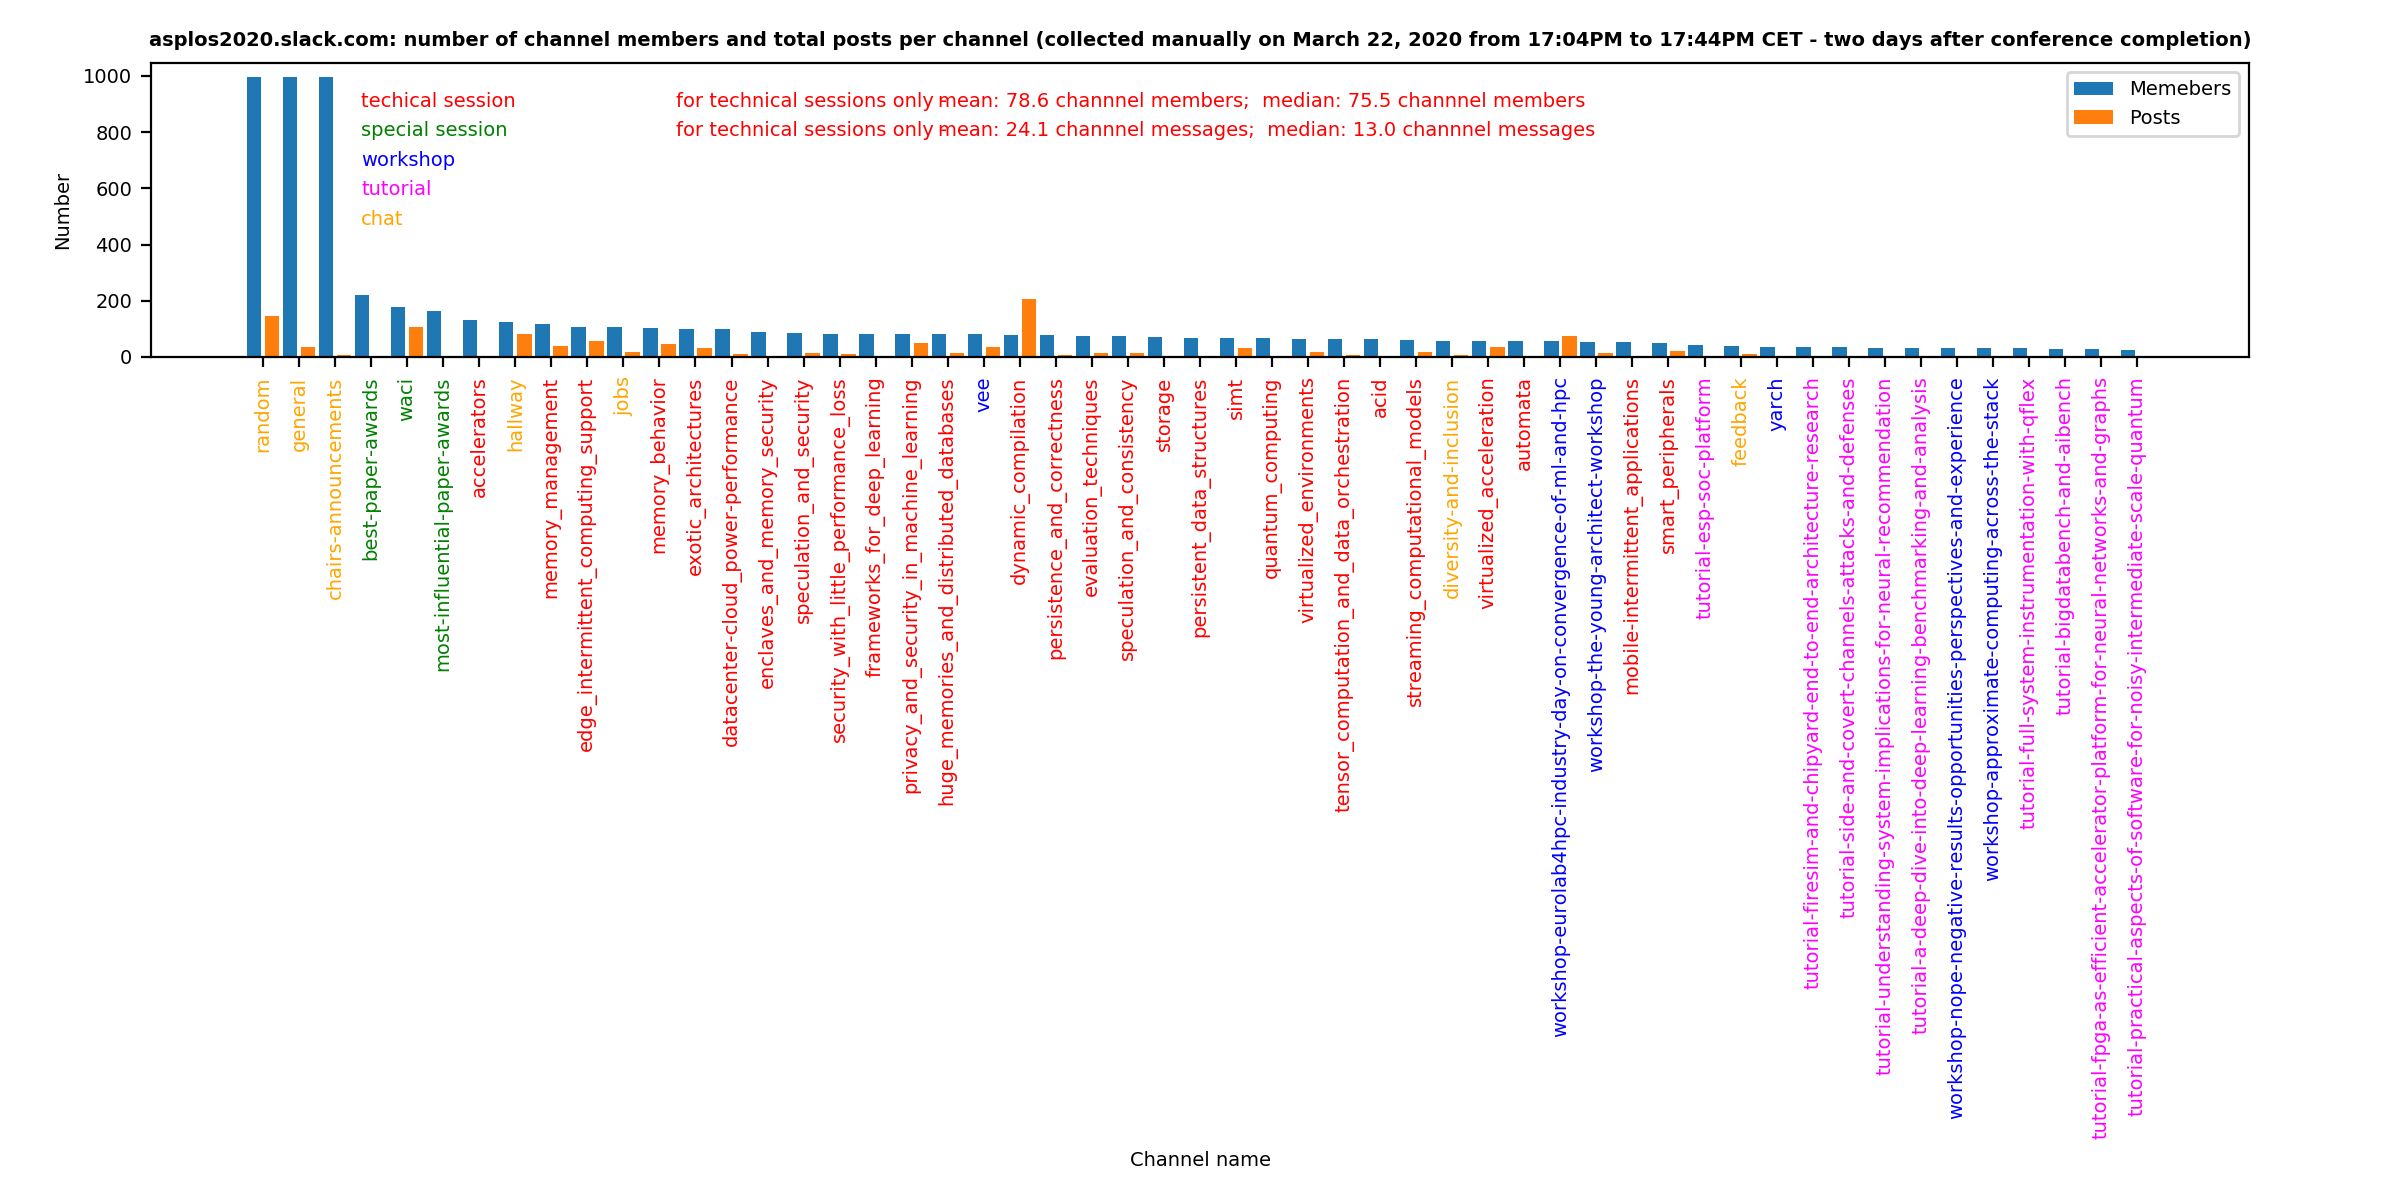

Here is the Python script that generated this plot:
# MIT License
#
# Copyright (c) 2020 Przemysław Pawełczak.
#
# Permission is hereby granted, free of charge, to any person obtaining a copy
# of this software and associated documentation files (the "Software"), to deal
# in the Software without restriction, including without limitation the rights
# to use, copy, modify, merge, publish, distribute, sublicense, and/or sell
# copies of the Software, and to permit persons to whom the Software is
# furnished to do so, subject to the following conditions:
#
# The above copyright notice and this permission notice shall be included in all
# copies or substantial portions of the Software.
#
# THE SOFTWARE IS PROVIDED "AS IS", WITHOUT WARRANTY OF ANY KIND, EXPRESS OR
# IMPLIED, INCLUDING BUT NOT LIMITED TO THE WARRANTIES OF MERCHANTABILITY,
# FITNESS FOR A PARTICULAR PURPOSE AND NONINFRINGEMENT. IN NO EVENT SHALL THE
# AUTHORS OR COPYRIGHT HOLDERS BE LIABLE FOR ANY CLAIM, DAMAGES OR OTHER
# LIABILITY, WHETHER IN AN ACTION OF CONTRACT, TORT OR OTHERWISE, ARISING FROM,
# OUT OF OR IN CONNECTION WITH THE SOFTWARE OR THE USE OR OTHER DEALINGS IN THE
# SOFTWARE.

import matplotlib.pyplot as plt
import numpy as np

# Data collected manually on March 22, 2020 between X and Y (two days after official end of a conference)
# by inspecting asplos2020.slack.com manually

channel_type = [
    'special_session', # 'best-paper-awards', # https://app.slack.com/client/TUCSNGTB4/CUFN31465/details/info
    'special_session', # 'waci', # https://app.slack.com/client/TUCSNGTB4/CUEBJBRUK/details/info
    'special_session', # 'most-influential-paper-awards', # https://app.slack.com/client/TUCSNGTB4/CUD1WR8CA/details/info
    'techical_session', # 'accelerators', # https://app.slack.com/client/TUCSNGTB4/CUP4PUSM8/details/info
    'techical_session', # 'memory_management', # https://app.slack.com/client/TUCSNGTB4/CURR70B89/details/info
    'chat', # 'jobs', # https://app.slack.com/client/TUCSNGTB4/CV83Z4EKC/details/info
    'techical_session', # 'memory_behavior', # https://app.slack.com/client/TUCSNGTB4/CUQE179NX/details/info
    'techical_session', # 'datacenter-cloud_power-performance', # https://app.slack.com/client/TUCSNGTB4/CV1TS3LRW/details/info
    'techical_session', # 'exotic_architectures', # https://app.slack.com/client/TUCSNGTB4/CUQE0HWKD/details/info
    'techical_session', # 'enclaves_and_memory_security', # https://app.slack.com/client/TUCSNGTB4/CV44LL29L/details/info
    'techical_session', # 'speculation_and_security', # https://app.slack.com/client/TUCSNGTB4/CURR56TTK/details/info
    'techical_session', # 'frameworks_for_deep_learning', # https://app.slack.com/client/TUCSNGTB4/CV3PR5C9M/details/info
    'techical_session', # 'security_with_little_performance_loss', # https://app.slack.com/client/TUCSNGTB4/CV1TVCKNC/details/info
    'techical_session', # 'huge_memories_and_distributed_databases', # https://app.slack.com/client/TUCSNGTB4/CV1TR1L4Q/details/info
    'techical_session', # 'privacy_and_security_in_machine_learning', # https://app.slack.com/client/TUCSNGTB4/C0101R453E3/details/info
    'workshop', # 'vee', # https://app.slack.com/client/TUCSNGTB4/CUWERP5TN/details/info
    'techical_session', # 'dynamic_compilation', # https://app.slack.com/client/TUCSNGTB4/CUQDZ91L3/details/info
    'techical_session', # 'persistence_and_correctness', # https://app.slack.com/client/TUCSNGTB4/CUP4PNMPU/details/info
    'techical_session', # 'evaluation_techniques', # https://app.slack.com/client/TUCSNGTB4/CV1UC2ZJR/details/info
    'techical_session', # 'speculation_and_consistency', # https://app.slack.com/client/TUCSNGTB4/CV1ECGC3E/details/info
    'techical_session', # 'storage', # https://app.slack.com/client/TUCSNGTB4/CV1UDEGLD/details/info
    'techical_session', # 'persistent_data_structures', # https://app.slack.com/client/TUCSNGTB4/CV1UCEM6H/details/info
    'techical_session', # 'simt', # https://app.slack.com/client/TUCSNGTB4/CV44N25HU/details/info
    'techical_session', # 'virtualized_environments', # https://app.slack.com/client/TUCSNGTB4/CUP4MB50A/details/info
    'techical_session', # 'acid', # https://app.slack.com/client/TUCSNGTB4/CV1U9K0JH/details/info
    'techical_session', # 'tensor_computation_and_data_orchestration', # https://app.slack.com/client/TUCSNGTB4/CV1EEV8Q4/details/info
    'techical_session', # 'streaming_computational_models', # https://app.slack.com/client/TUCSNGTB4/CV1EDV24C/details/info
    'chat', # 'diversity-and-inclusion', # https://app.slack.com/client/TUCSNGTB4/C0108JB3G5D/details/info
    'techical_session', # 'virtualized_acceleration', # https://app.slack.com/client/TUCSNGTB4/CUQE25Y91/details/info
    'techical_session', # 'automata', # https://app.slack.com/client/TUCSNGTB4/CV1TQPRFS/details/info
    'workshop', # 'workshop-eurolab4hpc-industry-day-on-convergence-of-ml-and-hpc', # https://app.slack.com/client/TUCSNGTB4/CV8BPQ7GU/details/info
    'workshop', # 'workshop-the-young-architect-workshop', # https://app.slack.com/client/TUCSNGTB4/CV8R4CCC8/details/info
    'techical_session', # 'smart_peripherals', # https://app.slack.com/client/TUCSNGTB4/CUP4K0EHG/details/info
    'tutorial', # 'tutorial-esp-soc-platform', # https://app.slack.com/client/TUCSNGTB4/CUXBE3HJP/details/info
    'chat', # 'feedback', # https://app.slack.com/client/TUCSNGTB4/C0106MZTW7N/details/info
    'workshop', # 'yarch', # https://app.slack.com/client/TUCSNGTB4/C010BUKN2HJ/details/info
    'tutorial', # 'tutorial-firesim-and-chipyard-end-to-end-architecture-research', # https://app.slack.com/client/TUCSNGTB4/CUXB2L51R/details/info
    'tutorial', # 'tutorial-side-and-covert-channels-attacks-and-defenses', # https://app.slack.com/client/TUCSNGTB4/CV8BUJBC4/details/info
    'tutorial', # 'tutorial-a-deep-dive-into-deep-learning-benchmarking-and-analysis', # https://app.slack.com/client/TUCSNGTB4/CUXBFE42F/details/info
    'tutorial', # 'tutorial-understanding-system-implications-for-neural-recommendation', # https://app.slack.com/client/TUCSNGTB4/CUW1GDW1Y/details/info
    'workshop', # 'workshop-nope-negative-results-opportunities-perspectives-and-experience', # https://app.slack.com/client/TUCSNGTB4/CVALQ4X47/details/info
    'tutorial', # 'tutorial-full-system-instrumentation-with-qflex', # https://app.slack.com/client/TUCSNGTB4/CVALVGRKR/details/info
    'workshop', # 'workshop-approximate-computing-across-the-stack', # https://app.slack.com/client/TUCSNGTB4/CV8RRJQ69/details/info
    'tutorial', # 'tutorial-bigdatabench-and-aibench', # https://app.slack.com/client/TUCSNGTB4/CVB1YBR8W/details/info
    'tutorial', # 'tutorial-fpga-as-efficient-accelerator-platform-for-neural-networks-and-graphs', # https://app.slack.com/client/TUCSNGTB4/CUXB7QALT/details/info
    'chat', # 'chairs-announcements', # https://app.slack.com/client/TUCSNGTB4/CURLZE0MB/details/info
    'chat', # 'general', # https://app.slack.com/client/TUCSNGTB4/CUCSNHHU2/details/info
    'chat', # 'random', # https://app.slack.com/client/TUCSNGTB4/CUTGDGHCP/details/info
    'chat', # 'hallway', # https://app.slack.com/client/TUCSNGTB4/CV7S51PA6/details/info
    'techical_session', # 'edge_intermittent_computing_support', # https://app.slack.com/client/TUCSNGTB4/CUP4JNSAE/details/info
    'techical_session', # 'quantum_computing', # https://app.slack.com/client/TUCSNGTB4/CV1TUB69W/details/info
    'techical_session', # 'mobile-intermittent_applications', # https://app.slack.com/client/TUCSNGTB4/CV44LCMEJ/details/info
    'tutorial', # 'tutorial-practical-aspects-of-software-for-noisy-intermediate-scale-quantum' # https://app.slack.com/client/TUCSNGTB4/CV8BN9ECU/details/info
]

channel_names = [
    'best-paper-awards', # https://app.slack.com/client/TUCSNGTB4/CUFN31465/details/info
    'waci', # https://app.slack.com/client/TUCSNGTB4/CUEBJBRUK/details/info
    'most-influential-paper-awards', # https://app.slack.com/client/TUCSNGTB4/CUD1WR8CA/details/info
    'accelerators', # https://app.slack.com/client/TUCSNGTB4/CUP4PUSM8/details/info
    'memory_management', # https://app.slack.com/client/TUCSNGTB4/CURR70B89/details/info
    'jobs', # https://app.slack.com/client/TUCSNGTB4/CV83Z4EKC/details/info
    'memory_behavior', # https://app.slack.com/client/TUCSNGTB4/CUQE179NX/details/info
    'datacenter-cloud_power-performance', # https://app.slack.com/client/TUCSNGTB4/CV1TS3LRW/details/info
    'exotic_architectures', # https://app.slack.com/client/TUCSNGTB4/CUQE0HWKD/details/info
    'enclaves_and_memory_security', # https://app.slack.com/client/TUCSNGTB4/CV44LL29L/details/info
    'speculation_and_security', # https://app.slack.com/client/TUCSNGTB4/CURR56TTK/details/info
    'frameworks_for_deep_learning', # https://app.slack.com/client/TUCSNGTB4/CV3PR5C9M/details/info
    'security_with_little_performance_loss', # https://app.slack.com/client/TUCSNGTB4/CV1TVCKNC/details/info
    'huge_memories_and_distributed_databases', # https://app.slack.com/client/TUCSNGTB4/CV1TR1L4Q/details/info
    'privacy_and_security_in_machine_learning', # https://app.slack.com/client/TUCSNGTB4/C0101R453E3/details/info
    'vee', # https://app.slack.com/client/TUCSNGTB4/CUWERP5TN/details/info
    'dynamic_compilation', # https://app.slack.com/client/TUCSNGTB4/CUQDZ91L3/details/info
    'persistence_and_correctness', # https://app.slack.com/client/TUCSNGTB4/CUP4PNMPU/details/info
    'evaluation_techniques', # https://app.slack.com/client/TUCSNGTB4/CV1UC2ZJR/details/info
    'speculation_and_consistency', # https://app.slack.com/client/TUCSNGTB4/CV1ECGC3E/details/info
    'storage', # https://app.slack.com/client/TUCSNGTB4/CV1UDEGLD/details/info
    'persistent_data_structures', # https://app.slack.com/client/TUCSNGTB4/CV1UCEM6H/details/info
    'simt', # https://app.slack.com/client/TUCSNGTB4/CV44N25HU/details/info
    'virtualized_environments', # https://app.slack.com/client/TUCSNGTB4/CUP4MB50A/details/info
    'acid', # https://app.slack.com/client/TUCSNGTB4/CV1U9K0JH/details/info
    'tensor_computation_and_data_orchestration', # https://app.slack.com/client/TUCSNGTB4/CV1EEV8Q4/details/info
    'streaming_computational_models', # https://app.slack.com/client/TUCSNGTB4/CV1EDV24C/details/info
    'diversity-and-inclusion', # https://app.slack.com/client/TUCSNGTB4/C0108JB3G5D/details/info
    'virtualized_acceleration', # https://app.slack.com/client/TUCSNGTB4/CUQE25Y91/details/info
    'automata', # https://app.slack.com/client/TUCSNGTB4/CV1TQPRFS/details/info
    'workshop-eurolab4hpc-industry-day-on-convergence-of-ml-and-hpc', # https://app.slack.com/client/TUCSNGTB4/CV8BPQ7GU/details/info
    'workshop-the-young-architect-workshop', # https://app.slack.com/client/TUCSNGTB4/CV8R4CCC8/details/info
    'smart_peripherals', # https://app.slack.com/client/TUCSNGTB4/CUP4K0EHG/details/info
    'tutorial-esp-soc-platform', # https://app.slack.com/client/TUCSNGTB4/CUXBE3HJP/details/info
    'feedback', # https://app.slack.com/client/TUCSNGTB4/C0106MZTW7N/details/info
    'yarch', # https://app.slack.com/client/TUCSNGTB4/C010BUKN2HJ/details/info
    'tutorial-firesim-and-chipyard-end-to-end-architecture-research', # https://app.slack.com/client/TUCSNGTB4/CUXB2L51R/details/info
    'tutorial-side-and-covert-channels-attacks-and-defenses', # https://app.slack.com/client/TUCSNGTB4/CV8BUJBC4/details/info
    'tutorial-a-deep-dive-into-deep-learning-benchmarking-and-analysis', # https://app.slack.com/client/TUCSNGTB4/CUXBFE42F/details/info
    'tutorial-understanding-system-implications-for-neural-recommendation', # https://app.slack.com/client/TUCSNGTB4/CUW1GDW1Y/details/info
    'workshop-nope-negative-results-opportunities-perspectives-and-experience', # https://app.slack.com/client/TUCSNGTB4/CVALQ4X47/details/info
    'tutorial-full-system-instrumentation-with-qflex', # https://app.slack.com/client/TUCSNGTB4/CVALVGRKR/details/info
    'workshop-approximate-computing-across-the-stack', # https://app.slack.com/client/TUCSNGTB4/CV8RRJQ69/details/info
    'tutorial-bigdatabench-and-aibench', # https://app.slack.com/client/TUCSNGTB4/CVB1YBR8W/details/info
    'tutorial-fpga-as-efficient-accelerator-platform-for-neural-networks-and-graphs', # https://app.slack.com/client/TUCSNGTB4/CUXB7QALT/details/info
    'chairs-announcements', # https://app.slack.com/client/TUCSNGTB4/CURLZE0MB/details/info
    'general', # https://app.slack.com/client/TUCSNGTB4/CUCSNHHU2/details/info
    'random', # https://app.slack.com/client/TUCSNGTB4/CUTGDGHCP/details/info
    'hallway', # https://app.slack.com/client/TUCSNGTB4/CV7S51PA6/details/info
    'edge_intermittent_computing_support', # https://app.slack.com/client/TUCSNGTB4/CUP4JNSAE/details/info
    'quantum_computing', # https://app.slack.com/client/TUCSNGTB4/CV1TUB69W/details/info
    'mobile-intermittent_applications', # https://app.slack.com/client/TUCSNGTB4/CV44LCMEJ/details/info
    'tutorial-practical-aspects-of-software-for-noisy-intermediate-scale-quantum' # https://app.slack.com/client/TUCSNGTB4/CV8BN9ECU/details/info
]

channel_members = [
    221, # 'best-paper-awards', # https://app.slack.com/client/TUCSNGTB4/CUFN31465/details/info
    178, # 'waci', # https://app.slack.com/client/TUCSNGTB4/CUEBJBRUK/details/info
    162, # 'most-influential-paper-awards', # https://app.slack.com/client/TUCSNGTB4/CUD1WR8CA/details/info
    132, # 'accelerators' # https://app.slack.com/client/TUCSNGTB4/CUP4PUSM8/details/info
    116, # 'memory_management', # https://app.slack.com/client/TUCSNGTB4/CURR70B89/details/info
    105, # 'jobs', # https://app.slack.com/client/TUCSNGTB4/CV83Z4EKC/details/info
    102, # 'memory_behavior', # https://app.slack.com/client/TUCSNGTB4/CUQE179NX/details/info
    98,  # 'datacenter-cloud_power-performance', # https://app.slack.com/client/TUCSNGTB4/CV1TS3LRW/details/info
    98,  # 'exotic_architectures', # https://app.slack.com/client/TUCSNGTB4/CUQE0HWKD/details/info
    87,  # 'enclaves_and_memory_security', # https://app.slack.com/client/TUCSNGTB4/CV44LL29L/details/info
    86,  # 'speculation_and_security', # https://app.slack.com/client/TUCSNGTB4/CURR56TTK/details/info
    83,  # 'frameworks_for_deep_learning', # https://app.slack.com/client/TUCSNGTB4/CV3PR5C9M/details/info
    83,  # 'security_with_little_performance_loss', # https://app.slack.com/client/TUCSNGTB4/CV1TVCKNC/details/info
    82,  # 'huge_memories_and_distributed_databases', # https://app.slack.com/client/TUCSNGTB4/CV1TR1L4Q/details/info
    82,  # 'privacy_and_security_in_machine_learning', # https://app.slack.com/client/TUCSNGTB4/C0101R453E3/details/info
    81,  # 'vee', # https://app.slack.com/client/TUCSNGTB4/CUWERP5TN/details/info
    78,  # 'dynamic_compilation', # https://app.slack.com/client/TUCSNGTB4/CUQDZ91L3/details/info
    77,  # 'persistence_and_correctness', # https://app.slack.com/client/TUCSNGTB4/CUP4PNMPU/details/info
    74,  # 'evaluation_techniques', # https://app.slack.com/client/TUCSNGTB4/CV1UC2ZJR/details/info
    73,  # 'speculation_and_consistency', # https://app.slack.com/client/TUCSNGTB4/CV1ECGC3E/details/info
    72,  # 'storage', # https://app.slack.com/client/TUCSNGTB4/CV1UDEGLD/details/info
    68,  # 'persistent_data_structures', # https://app.slack.com/client/TUCSNGTB4/CV1UCEM6H/details/info
    66,  # 'simt', # https://app.slack.com/client/TUCSNGTB4/CV44N25HU/details/info
    65,  # 'virtualized_environments', # https://app.slack.com/client/TUCSNGTB4/CUP4MB50A/details/info
    65,  # 'acid', # https://app.slack.com/client/TUCSNGTB4/CV1U9K0JH/details/info
    65,  # 'tensor_computation_and_data_orchestration', # https://app.slack.com/client/TUCSNGTB4/CV1EEV8Q4/details/info
    60,  # 'streaming_computational_models', # https://app.slack.com/client/TUCSNGTB4/CV1EDV24C/details/info
    58,  # 'diversity-and-inclusion', # https://app.slack.com/client/TUCSNGTB4/C0108JB3G5D/details/info
    57,  # 'virtualized_acceleration', # https://app.slack.com/client/TUCSNGTB4/CUQE25Y91/details/info
    57,  # 'automata', # https://app.slack.com/client/TUCSNGTB4/CV1TQPRFS/details/info
    55,  # 'workshop-eurolab4hpc-industry-day-on-convergence-of-ml-and-hpc', # https://app.slack.com/client/TUCSNGTB4/CV8BPQ7GU/details/info
    52,  # 'workshop-the-young-architect-workshop', # https://app.slack.com/client/TUCSNGTB4/CV8R4CCC8/details/info
    51,  # 'smart_peripherals', # https://app.slack.com/client/TUCSNGTB4/CUP4K0EHG/details/info
    43,  # 'tutorial-esp-soc-platform', # https://app.slack.com/client/TUCSNGTB4/CUXBE3HJP/details/info
    39,  # 'feedback', # https://app.slack.com/client/TUCSNGTB4/C0106MZTW7N/details/info
    37,  # 'yarch', # https://app.slack.com/client/TUCSNGTB4/C010BUKN2HJ/details/info
    36,  # 'tutorial-firesim-and-chipyard-end-to-end-architecture-research', # https://app.slack.com/client/TUCSNGTB4/CUXB2L51R/details/info
    34,  # 'tutorial-side-and-covert-channels-attacks-and-defenses', # https://app.slack.com/client/TUCSNGTB4/CV8BUJBC4/details/info
    33,  # 'tutorial-a-deep-dive-into-deep-learning-benchmarking-and-analysis', # https://app.slack.com/client/TUCSNGTB4/CUXBFE42F/details/info
    33,  # 'tutorial-understanding-system-implications-for-neural-recommendation', # https://app.slack.com/client/TUCSNGTB4/CUW1GDW1Y/details/info
    32,  # 'workshop-nope-negative-results-opportunities-perspectives-and-experience', # https://app.slack.com/client/TUCSNGTB4/CVALQ4X47/details/info
    31,  # 'tutorial-full-system-instrumentation-with-qflex', # https://app.slack.com/client/TUCSNGTB4/CVALVGRKR/details/info
    31,  # 'workshop-approximate-computing-across-the-stack', # https://app.slack.com/client/TUCSNGTB4/CV8RRJQ69/details/info
    30,  # 'tutorial-bigdatabench-and-aibench', # https://app.slack.com/client/TUCSNGTB4/CVB1YBR8W/details/info
    29,  # 'tutorial-fpga-as-efficient-accelerator-platform-for-neural-networks-and-graphs', # https://app.slack.com/client/TUCSNGTB4/CUXB7QALT/details/info
    997, # 'chairs-announcements', # https://app.slack.com/client/TUCSNGTB4/CURLZE0MB/details/info
    997, # 'general', # https://app.slack.com/client/TUCSNGTB4/CUCSNHHU2/details/info
    997, # 'random', # https://app.slack.com/client/TUCSNGTB4/CUTGDGHCP/details/info
    126, # 'hallway', # https://app.slack.com/client/TUCSNGTB4/CV7S51PA6/details/info
    107, # 'edge_intermittent_computing_support', # https://app.slack.com/client/TUCSNGTB4/CUP4JNSAE/details/info
    66,  # 'quantum_computing', # https://app.slack.com/client/TUCSNGTB4/CV1TUB69W/details/info
    52,  # 'mobile-intermittent_applications', # https://app.slack.com/client/TUCSNGTB4/CV44LCMEJ/details/info
    26   # 'tutorial-practical-aspects-of-software-for-noisy-intermediate-scale-quantum', # https://app.slack.com/client/TUCSNGTB4/CV8BN9ECU/details/info
]

channel_messages = [
    5,  # 'best-paper-awards', # https://app.slack.com/client/TUCSNGTB4/CUFN31465/details/info
    105,  # 'waci', # https://app.slack.com/client/TUCSNGTB4/CUEBJBRUK/details/info
    2,  # 'most-influential-paper-awards', # https://app.slack.com/client/TUCSNGTB4/CUD1WR8CA/details/info
    3,  # 'accelerators' # https://app.slack.com/client/TUCSNGTB4/CUP4PUSM8/details/info
    39, # 'memory_management', # https://app.slack.com/client/TUCSNGTB4/CURR70B89/details/info
    16,  # 'jobs', # https://app.slack.com/client/TUCSNGTB4/CV83Z4EKC/details/info
    47, # 'memory_behavior', # https://app.slack.com/client/TUCSNGTB4/CUQE179NX/details/info
    12,  # 'datacenter-cloud_power-performance', # https://app.slack.com/client/TUCSNGTB4/CV1TS3LRW/details/info
    33,  # 'exotic_architectures', # https://app.slack.com/client/TUCSNGTB4/CUQE0HWKD/details/info
    4,  # 'enclaves_and_memory_security', # https://app.slack.com/client/TUCSNGTB4/CV44LL29L/details/info
    15, # 'speculation_and_security', # https://app.slack.com/client/TUCSNGTB4/CURR56TTK/details/info
    10,  # 'frameworks_for_deep_learning', # https://app.slack.com/client/TUCSNGTB4/CV3PR5C9M/details/info
    5,  # 'security_with_little_performance_loss', # https://app.slack.com/client/TUCSNGTB4/CV1TVCKNC/details/info
    48, # 'huge_memories_and_distributed_databases', # https://app.slack.com/client/TUCSNGTB4/CV1TR1L4Q/details/info
    13, # 'privacy_and_security_in_machine_learning', # https://app.slack.com/client/TUCSNGTB4/C0101R453E3/details/info
    35,  # 'vee', # https://app.slack.com/client/TUCSNGTB4/CUWERP5TN/details/info
    205 , # 'dynamic_compilation', # https://app.slack.com/client/TUCSNGTB4/CUQDZ91L3/details/info
    8,  # 'persistence_and_correctness', # https://app.slack.com/client/TUCSNGTB4/CUP4PNMPU/details/info
    13, # 'evaluation_techniques', # https://app.slack.com/client/TUCSNGTB4/CV1UC2ZJR/details/info
    15,  # 'speculation_and_consistency', # https://app.slack.com/client/TUCSNGTB4/CV1ECGC3E/details/info
    2,  # 'storage', # https://app.slack.com/client/TUCSNGTB4/CV1UDEGLD/details/info
    5,  # 'persistent_data_structures', # https://app.slack.com/client/TUCSNGTB4/CV1UCEM6H/details/info
    5,  # 'simt', # https://app.slack.com/client/TUCSNGTB4/CV44N25HU/details/info
    6,  # 'virtualized_environments', # https://app.slack.com/client/TUCSNGTB4/CUP4MB50A/details/info
    18,  # 'acid', # https://app.slack.com/client/TUCSNGTB4/CV1U9K0JH/details/info
    2,  # 'tensor_computation_and_data_orchestration', # https://app.slack.com/client/TUCSNGTB4/CV1EEV8Q4/details/info
    18,  # 'streaming_computational_models', # https://app.slack.com/client/TUCSNGTB4/CV1EDV24C/details/info
    8,  # 'diversity-and-inclusion', # https://app.slack.com/client/TUCSNGTB4/C0108JB3G5D/details/info
    4,  # 'virtualized_acceleration', # https://app.slack.com/client/TUCSNGTB4/CUQE25Y91/details/info
    36,  # 'automata', # https://app.slack.com/client/TUCSNGTB4/CV1TQPRFS/details/info
    73,  # 'workshop-eurolab4hpc-industry-day-on-convergence-of-ml-and-hpc', # https://app.slack.com/client/TUCSNGTB4/CV8BPQ7GU/details/info
    0,  # 'workshop-the-young-architect-workshop', # https://app.slack.com/client/TUCSNGTB4/CV8R4CCC8/details/info
    21,  # 'smart_peripherals', # https://app.slack.com/client/TUCSNGTB4/CUP4K0EHG/details/info
    5,  # 'tutorial-esp-soc-platform', # https://app.slack.com/client/TUCSNGTB4/CUXBE3HJP/details/info
    10,  # 'feedback', # https://app.slack.com/client/TUCSNGTB4/C0106MZTW7N/details/info
    4,  # 'yarch', # https://app.slack.com/client/TUCSNGTB4/C010BUKN2HJ/details/info
    1,  # 'tutorial-firesim-and-chipyard-end-to-end-architecture-research', # https://app.slack.com/client/TUCSNGTB4/CUXB2L51R/details/info
    1,  # 'tutorial-side-and-covert-channels-attacks-and-defenses', # https://app.slack.com/client/TUCSNGTB4/CV8BUJBC4/details/info
    0,  # 'tutorial-a-deep-dive-into-deep-learning-benchmarking-and-analysis', # https://app.slack.com/client/TUCSNGTB4/CUXBFE42F/details/info
    4,  # 'tutorial-understanding-system-implications-for-neural-recommendation', # https://app.slack.com/client/TUCSNGTB4/CUW1GDW1Y/details/info
    0,  # 'workshop-nope-negative-results-opportunities-perspectives-and-experience', # https://app.slack.com/client/TUCSNGTB4/CVALQ4X47/details/info
    3,  # 'tutorial-full-system-instrumentation-with-qflex', # https://app.slack.com/client/TUCSNGTB4/CVALVGRKR/details/info
    0,  # 'workshop-approximate-computing-across-the-stack', # https://app.slack.com/client/TUCSNGTB4/CV8RRJQ69/details/info
    1,  # 'tutorial-bigdatabench-and-aibench', # https://app.slack.com/client/TUCSNGTB4/CVB1YBR8W/details/info
    0,  # 'tutorial-fpga-as-efficient-accelerator-platform-for-neural-networks-and-graphs', # https://app.slack.com/client/TUCSNGTB4/CUXB7QALT/details/info
    6,  # 'chairs-announcements', # https://app.slack.com/client/TUCSNGTB4/CURLZE0MB/details/info
    145,  # 'general', # https://app.slack.com/client/TUCSNGTB4/CUCSNHHU2/details/info
    34,  # 'random', # https://app.slack.com/client/TUCSNGTB4/CUTGDGHCP/details/info
    82,  # 'hallway', # https://app.slack.com/client/TUCSNGTB4/CV7S51PA6/details/info
    56,  # 'edge_intermittent_computing_support', # https://app.slack.com/client/TUCSNGTB4/CUP4JNSAE/details/info
    32,  # 'quantum_computing', # https://app.slack.com/client/TUCSNGTB4/CV1TUB69W/details/info
    15,  # 'mobile-intermittent_applications', # https://app.slack.com/client/TUCSNGTB4/CV44LCMEJ/details/info
    1  # 'tutorial-practical-aspects-of-software-for-noisy-intermediate-scale-quantum', # https://app.slack.com/client/TUCSNGTB4/CV8BN9ECU/details/info
]

# Sort results in descending order
channel_names = [x for _,x in sorted(zip(channel_members, channel_names), reverse = True)]
channel_messages = [x for _,x in sorted(zip(channel_members, channel_messages), reverse = True)]
channel_type = [x for _,x in sorted(zip(channel_members, channel_type), reverse = True)]
channel_members = sorted(channel_members, reverse = True)

font_size = 7 # figure font size
width = 0.5 # bar width

plt.figure(figsize = (12, 6)) # figure size
plt.rc('ytick', labelsize = font_size) # change ytick size
y_pos = np.arange(len(channel_members)) # position of bars
ax = plt.subplot() # create subplot
ax.bar(y_pos - width/2, channel_members, width - .1, label = 'Memebers') # plot number of members per channel
ax.bar(y_pos + width/2, channel_messages, width - .1, label = 'Posts') # plot number of messages per channel
ax.set_xlabel('Channel name', fontsize = font_size) # sey y label
ax.set_ylabel('Number', fontsize = font_size) # sey y label
ax.legend(fontsize = font_size) # set legend font size
ax.set_title('asplos2020.slack.com: number of channel members and total posts per channel '
             '(collected manually on March 22, 2020 from 17:04PM to 17:44PM CET '
             '- two days after conference completion)',
             fontsize = font_size, fontweight = 'bold') # set figure title
plt.xticks(y_pos, channel_names, rotation = 90, fontsize = font_size, zorder = 100,
           ha = 'center', color = 'red')  # set x ticks bar properties

# Channel type identifiers
channel_identifier = [
    'techical session',
    'special session',
    'workshop',
    'tutorial',
    'chat',
]

# Colors for individual channel types
color_palette = [
    'red',
    'green',
    'blue',
    'magenta',
    'orange'
]

# annotate the meaning of color symbols for bar ticks
for i in range(0, len(channel_identifier)):
    plt.annotate(channel_identifier[i],
                xy = (0.1, 0.85 - i/10),
                xycoords = 'axes fraction',
                fontsize = font_size,
                color = color_palette[i])
    for j in range(0, len(channel_type)):
        if channel_type[j] == 'techical_session':
            ax.get_xticklabels()[j].set_color(color_palette[0])
        if channel_type[j] == 'special_session':
            ax.get_xticklabels()[j].set_color(color_palette[1])
        if channel_type[j] == 'workshop':
            ax.get_xticklabels()[j].set_color(color_palette[2])
        if channel_type[j] == 'tutorial':
            ax.get_xticklabels()[j].set_color(color_palette[3])
        if channel_type[j] == 'chat':
            ax.get_xticklabels()[j].set_color(color_palette[4])

# calculate statistics (technical sessions only)
channel_members_tech = \
    [channel_members[i] for i in range(len(channel_type)) if channel_type[i] == 'techical_session']
channel_messages_tech = \
    [channel_messages[i] for i in range(len(channel_type)) if channel_type[i] == 'techical_session']

mean_channel_members_tech = round(np.mean(channel_members_tech),1) # mean channel members
median_channel_members_tech = round(np.median(channel_members_tech),1) # median channel members

mean_channel_messages_tech = round(np.mean(channel_messages_tech),1) # mean channel messages
median_channel_messages_tech = round(np.median(channel_messages_tech),1) # median channel messages

# annotate graph with statistics (members)
plt.annotate('for technical sessions only - ',
             xy = (0.25, 0.85),
             xycoords = 'axes fraction',
             fontsize = font_size,
             color = 'red')

text_annotation = 'mean: ' + str(mean_channel_members_tech) + ' channnel members; ' + \
                  ' median: ' + str(median_channel_members_tech) + ' channnel members'

plt.annotate(text_annotation,
             xy = (0.375, 0.85),
             xycoords = 'axes fraction',
             fontsize = font_size,
             color = 'red')

# annotate graph with statistics (messages)
plt.annotate('for technical sessions only - ',
             xy = (0.25, 0.75),
             xycoords = 'axes fraction',
             fontsize = font_size,
             color = 'red')

text_annotation = 'mean: ' + str(mean_channel_messages_tech) + ' channnel messages; ' + \
                  ' median: ' + str(median_channel_messages_tech) + ' channnel messages'

plt.annotate(text_annotation,
             xy = (0.375, 0.75),
             xycoords = 'axes fraction',
             fontsize = font_size,
             color = 'red')

plt.tight_layout() # tight layout
plt.show()
